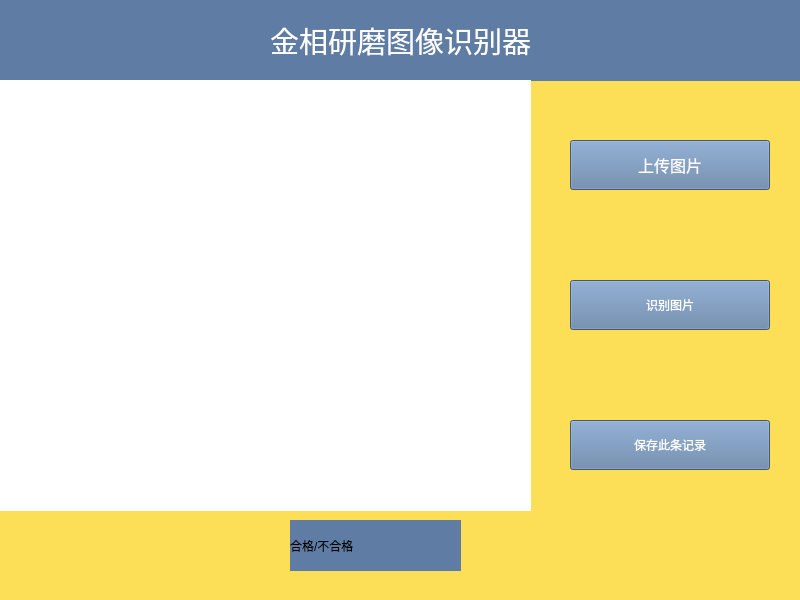
<?xml version="1.0" encoding="UTF-8"?>
<ui version="4.0">
 <class>MainWindow</class>
 <widget class="QMainWindow" name="MainWindow">
  <property name="geometry">
   <rect>
    <x>0</x>
    <y>0</y>
    <width>800</width>
    <height>600</height>
   </rect>
  </property>
  <property name="windowTitle">
   <string>MainWindow</string>
  </property>
  <property name="styleSheet">
   <string notr="true">background-color: rgb(252, 223, 86);</string>
  </property>
  <widget class="QWidget" name="centralwidget">
   <widget class="QLabel" name="label">
    <property name="geometry">
     <rect>
      <x>0</x>
      <y>0</y>
      <width>801</width>
      <height>81</height>
     </rect>
    </property>
    <property name="styleSheet">
     <string notr="true">background-color: rgb(95, 125, 164);
color: rgb(255, 255, 255);</string>
    </property>
    <property name="text">
     <string>&lt;html&gt;&lt;head/&gt;&lt;body&gt;&lt;p align=&quot;center&quot;&gt;&lt;span style=&quot; font-size:22pt;&quot;&gt;金相研磨图像识别器&lt;/span&gt;&lt;/p&gt;&lt;/body&gt;&lt;/html&gt;</string>
    </property>
   </widget>
   <widget class="QLabel" name="label_2">
    <property name="geometry">
     <rect>
      <x>0</x>
      <y>80</y>
      <width>531</width>
      <height>431</height>
     </rect>
    </property>
    <property name="styleSheet">
     <string notr="true">background-color: rgb(255, 255, 255);</string>
    </property>
    <property name="text">
     <string/>
    </property>
   </widget>
   <widget class="QPushButton" name="pushButton">
    <property name="geometry">
     <rect>
      <x>570</x>
      <y>140</y>
      <width>200</width>
      <height>50</height>
     </rect>
    </property>
    <property name="font">
     <font>
      <family>Agency FB</family>
      <pointsize>12</pointsize>
     </font>
    </property>
    <property name="styleSheet">
     <string notr="true">background-color: rgb(95, 125, 164);
color: rgb(255, 255, 255);</string>
    </property>
    <property name="text">
     <string>上传图片</string>
    </property>
    <property name="flat">
     <bool>false</bool>
    </property>
   </widget>
   <widget class="QPushButton" name="pushButton_2">
    <property name="geometry">
     <rect>
      <x>570</x>
      <y>280</y>
      <width>200</width>
      <height>50</height>
     </rect>
    </property>
    <property name="mouseTracking">
     <bool>true</bool>
    </property>
    <property name="styleSheet">
     <string notr="true">background-color: rgb(95, 125, 164);
font: 12pt &quot;Agency FB&quot;;
color: rgb(255, 255, 255);</string>
    </property>
    <property name="text">
     <string>识别图片</string>
    </property>
   </widget>
   <widget class="QPushButton" name="pushButton_3">
    <property name="geometry">
     <rect>
      <x>570</x>
      <y>420</y>
      <width>200</width>
      <height>50</height>
     </rect>
    </property>
    <property name="mouseTracking">
     <bool>true</bool>
    </property>
    <property name="styleSheet">
     <string notr="true">background-color: rgb(95, 125, 164);
font: 12pt &quot;Agency FB&quot;;
color: rgb(255, 255, 255);</string>
    </property>
    <property name="text">
     <string>保存此条记录</string>
    </property>
   </widget>
   <widget class="QLabel" name="label_3">
    <property name="geometry">
     <rect>
      <x>290</x>
      <y>520</y>
      <width>171</width>
      <height>51</height>
     </rect>
    </property>
    <property name="styleSheet">
     <string notr="true">background-color: rgb(95, 125, 164);</string>
    </property>
    <property name="text">
     <string>合格/不合格</string>
    </property>
   </widget>
  </widget>
  <widget class="QStatusBar" name="statusbar"/>
 </widget>
 <resources/>
 <connections/>
</ui>
